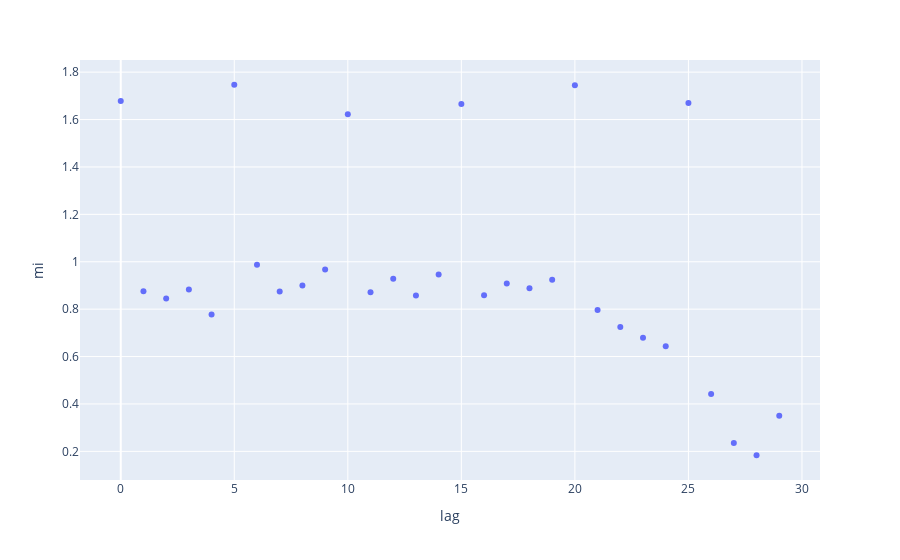

The notebook cell this image was saved under:
### Code cell
fig = px.scatter(
    mi_df,
    x = "lag",
    y = "mi",
)
fig.show()

### Figure 1 — Plotly figure (JSON) as saved in the notebook; plotly's stock layout.template omitted (floating-point values rounded to 4 significant figures)
{"data": [{"hovertemplate": "lag=%{x}<br>mi=%{y}<extra></extra>", "legendgroup": "", "marker": {"color": "#636efa", "symbol": "circle"}, "mode": "markers", "name": "", "orientation": "v", "showlegend": false, "type": "scatter", "x": [0, 1, 2, 3, 4, 5, 6, 7, 8, 9, 10, 11, 12, 13, 14, 15, 16, 17, 18, 19, 20, 21, 22, 23, 24, 25, 26, 27, 28, 29], "xaxis": "x", "y": [1.679, 0.8757, 0.8446, 0.8834, 0.7773, 1.747, 0.9872, 0.8745, 0.8999, 0.9674, 1.622, 0.8712, 0.9284, 0.8573, 0.9458, 1.665, 0.8585, 0.9088, 0.8882, 0.9238, 1.745, 0.796, 0.7249, 0.6796, 0.644, 1.67, 0.4423, 0.2356, 0.1836, 0.3507], "yaxis": "y"}], "layout": {"legend": {"tracegroupgap": 0}, "margin": {"t": 60}, "xaxis": {"anchor": "y", "domain": [0, 1], "title": {"text": "lag"}}, "yaxis": {"anchor": "x", "domain": [0, 1], "title": {"text": "mi"}}}}
